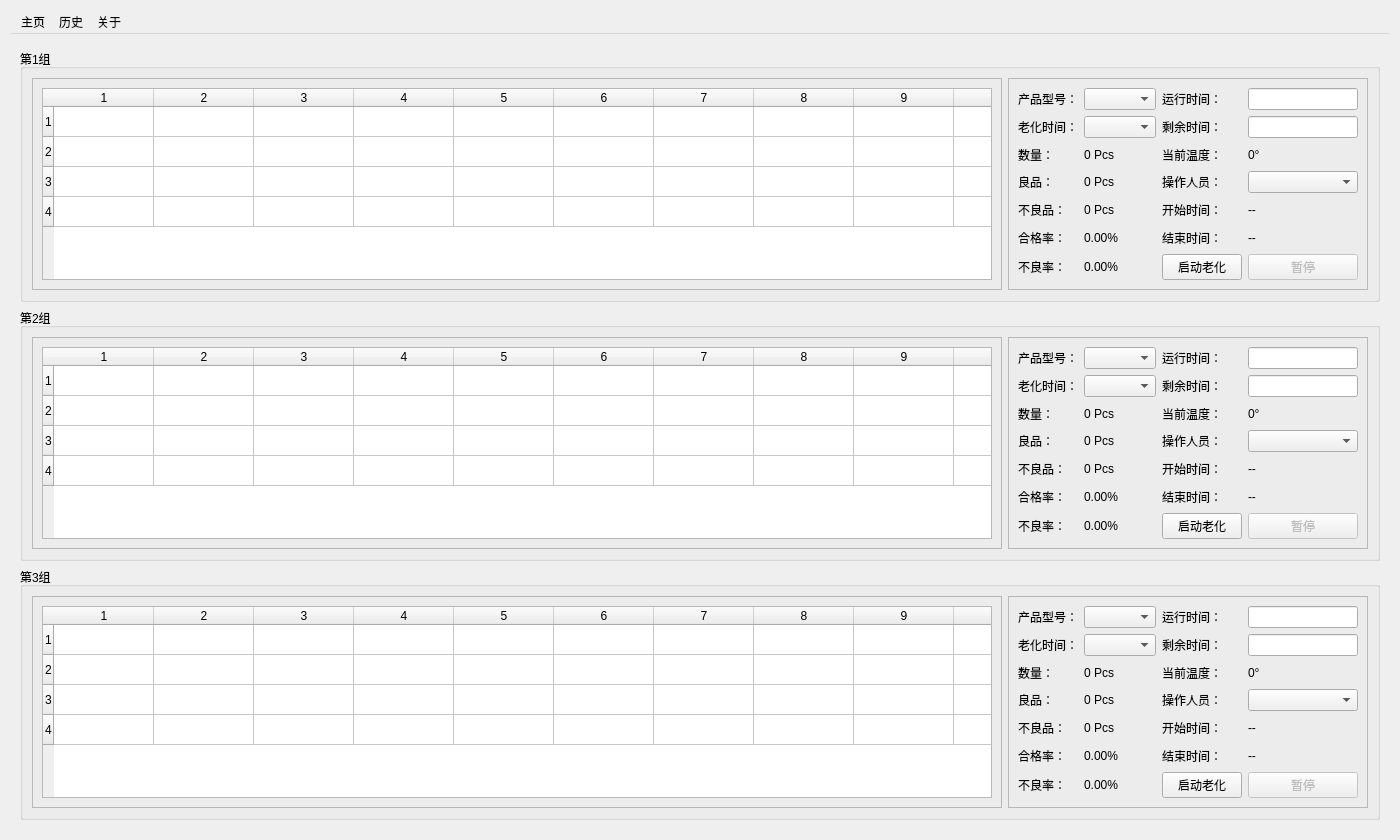
<?xml version="1.0" encoding="UTF-8"?>
<ui version="4.0">
 <class>MainWidget</class>
 <widget class="QWidget" name="MainWidget">
  <property name="minimumSize">
   <size>
	<width>1400</width>
	<height>800</height>
   </size>
  </property>
  <layout class="QVBoxLayout" name="mainLayout">
	<item>
	 <widget class="QMenuBar" name="menuBar">
	  <property name="nativeMenuBar">
		<bool>false</bool>
	  </property>
	  <addaction name="action_home"/>
	  <addaction name="action_history"/>
	  <addaction name="action_about"/>
	 </widget>
	</item>
   <item>
	<widget class="QStackedWidget" name="stackedPages">
	 <property name="currentIndex">
	  <number>0</number>
	 </property>
	 <widget class="QWidget" name="page_home">
	  <layout class="QVBoxLayout" name="homeLayout">
	   <item>
		<widget class="QGroupBox" name="groupBox_1">
		 <property name="title">
		  <string>第1组</string>
		 </property>
		 <layout class="QHBoxLayout" name="groupLayout_1">
					<item>
					 <widget class="QFrame" name="iconFrame_1">
						<property name="sizePolicy">
						 <sizepolicy hsizetype="Expanding" vsizetype="Expanding">
							<horstretch>0</horstretch>
							<verstretch>0</verstretch>
						 </sizepolicy>
						</property>
			<property name="frameShape">
			 <enum>QFrame::StyledPanel</enum>
			</property>
			<layout class="QVBoxLayout" name="iconLayout_1">
						 <item>
							<widget class="QTableWidget" name="iconTable_1">
							 <property name="sizePolicy">
								<sizepolicy hsizetype="Expanding" vsizetype="Expanding">
								 <horstretch>0</horstretch>
								 <verstretch>0</verstretch>
								</sizepolicy>
							 </property>
							 <property name="horizontalScrollBarPolicy">
								<enum>Qt::ScrollBarAlwaysOff</enum>
							 </property>
							 <property name="verticalScrollBarPolicy">
								<enum>Qt::ScrollBarAlwaysOff</enum>
							 </property>
			   <property name="rowCount">
				<number>4</number>
			   </property>
			   <property name="columnCount">
				<number>25</number>
			   </property>
			  </widget>
			 </item>
			</layout>
		   </widget>
		  </item>
					<item>
					 <widget class="QFrame" name="controlFrame_1">
						<property name="minimumSize">
						 <size>
							<width>360</width>
							<height>0</height>
						 </size>
						</property>
						<property name="maximumSize">
						 <size>
							<width>360</width>
							<height>16777215</height>
						 </size>
						</property>
						<property name="sizePolicy">
						 <sizepolicy hsizetype="Fixed" vsizetype="Expanding">
							<horstretch>0</horstretch>
							<verstretch>0</verstretch>
						 </sizepolicy>
						</property>
			<property name="frameShape">
			 <enum>QFrame::StyledPanel</enum>
			</property>
			<layout class="QGridLayout" name="controlLayout_1">
			 <property name="horizontalSpacing">
			  <number>6</number>
			 </property>
			 <property name="verticalSpacing">
			  <number>6</number>
			 </property>
			 <item row="0" column="2">
			  <widget class="QLabel" name="lbl_runtime_1">
			   <property name="text">
				<string>运行时间：</string>
			   </property>
			  </widget>
			 </item>
			 <item row="0" column="3">
			  <widget class="QLineEdit" name="edit_runtime_1">
			   <property name="readOnly">
				<bool>true</bool>
			   </property>
			  </widget>
			 </item>
			 <item row="1" column="2">
			  <widget class="QLabel" name="lbl_remaining_1">
			   <property name="text">
				<string>剩余时间：</string>
			   </property>
			  </widget>
			 </item>
			 <item row="1" column="3">
			  <widget class="QLineEdit" name="edit_remaining_1">
			   <property name="readOnly">
				<bool>true</bool>
			   </property>
			  </widget>
			 </item>
			 <item row="0" column="0">
			  <widget class="QLabel" name="lbl_product_1">
			   <property name="text">
				<string>产品型号：</string>
			   </property>
			  </widget>
			 </item>
			 <item row="0" column="1">
			  <widget class="QComboBox" name="combo_product_1"/>
			 </item>
			 <item row="1" column="0">
			  <widget class="QLabel" name="lbl_aging_time_1">
			   <property name="text">
				<string>老化时间：</string>
			   </property>
			  </widget>
			 </item>
			 <item row="1" column="1">
			  <widget class="QComboBox" name="combo_aging_time_1"/>
			 </item>
			 <item row="2" column="0">
			  <widget class="QLabel" name="lbl_qty_1">
			   <property name="text">
				<string>数量：</string>
			   </property>
			  </widget>
			 </item>
			 <item row="2" column="1">
			  <widget class="QLabel" name="edit_qty_1">
			   <property name="text">
				<string>0 Pcs</string>
			   </property>
			  </widget>
			 </item>
			 <item row="3" column="0">
			  <widget class="QLabel" name="lbl_good_1">
			   <property name="text">
				<string>良品：</string>
			   </property>
			  </widget>
			 </item>
			 <item row="3" column="1">
			  <widget class="QLabel" name="edit_good_1">
			   <property name="text">
				<string>0 Pcs</string>
			   </property>
			  </widget>
			 </item>
			 <item row="4" column="0">
			  <widget class="QLabel" name="lbl_bad_1">
			   <property name="text">
				<string>不良品：</string>
			   </property>
			  </widget>
			 </item>
			 <item row="4" column="1">
			  <widget class="QLabel" name="edit_bad_1">
			   <property name="text">
				<string>0 Pcs</string>
			   </property>
			  </widget>
			 </item>
			 <item row="5" column="0">
			  <widget class="QLabel" name="lbl_pass_rate_1">
			   <property name="text">
				<string>合格率：</string>
			   </property>
			  </widget>
			 </item>
			 <item row="5" column="1">
			  <widget class="QLabel" name="text_pass_rate_1">
			   <property name="text">
				<string>0.00%</string>
			   </property>
			  </widget>
			 </item>
			 <item row="6" column="0">
			  <widget class="QLabel" name="lbl_fail_rate_1">
			   <property name="text">
				<string>不良率：</string>
			   </property>
			  </widget>
			 </item>
			 <item row="6" column="1">
			  <widget class="QLabel" name="text_fail_rate_1">
			   <property name="text">
				<string>0.00%</string>
			   </property>
			  </widget>
			 </item>
			 <item row="2" column="2">
			  <widget class="QLabel" name="lbl_temp_1">
			   <property name="text">
				<string>当前温度：</string>
			   </property>
			  </widget>
			 </item>
			 <item row="2" column="3">
			  <widget class="QLabel" name="text_temp_1">
			   <property name="text">
				<string>0°</string>
			   </property>
			  </widget>
			 </item>
			 <item row="3" column="2">
			  <widget class="QLabel" name="lbl_worker_1">
			   <property name="text">
				<string>操作人员：</string>
			   </property>
			  </widget>
			 </item>
			 <item row="3" column="3">
			  <widget class="QComboBox" name="combo_worker_1"/>
			 </item>
			 <item row="4" column="2">
			  <widget class="QLabel" name="lbl_start_time_1">
			   <property name="text">
				<string>开始时间：</string>
			   </property>
			  </widget>
			 </item>
			 <item row="4" column="3">
			  <widget class="QLabel" name="text_start_time_1">
			   <property name="text">
				<string>--</string>
			   </property>
			  </widget>
			 </item>
			 <item row="5" column="2">
			  <widget class="QLabel" name="lbl_end_time_1">
			   <property name="text">
				<string>结束时间：</string>
			   </property>
			  </widget>
			 </item>
			 <item row="5" column="3">
			  <widget class="QLabel" name="text_end_time_1">
			   <property name="text">
				<string>--</string>
			   </property>
			  </widget>
			 </item>
			 <item row="6" column="2">
			  <widget class="QPushButton" name="btn_start_1">
			   <property name="text">
				<string>启动老化</string>
			   </property>
			  </widget>
			 </item>
			 <item row="6" column="3">
			  <widget class="QPushButton" name="btn_pause_1">
			   <property name="text">
				<string>暂停</string>
			   </property>
			   <property name="enabled">
				<bool>false</bool>
			   </property>
			  </widget>
			 </item>
			</layout>
		   </widget>
		  </item>
		 </layout>
		</widget>
	   </item>
	   <item>
		<widget class="QGroupBox" name="groupBox_2">
		 <property name="title">
		  <string>第2组</string>
		 </property>
		 <layout class="QHBoxLayout" name="groupLayout_2">
					<item>
					 <widget class="QFrame" name="iconFrame_2">
						<property name="sizePolicy">
						 <sizepolicy hsizetype="Expanding" vsizetype="Expanding">
							<horstretch>0</horstretch>
							<verstretch>0</verstretch>
						 </sizepolicy>
						</property>
			<property name="frameShape">
			 <enum>QFrame::StyledPanel</enum>
			</property>
			<layout class="QVBoxLayout" name="iconLayout_2">
						 <item>
							<widget class="QTableWidget" name="iconTable_2">
							 <property name="sizePolicy">
								<sizepolicy hsizetype="Expanding" vsizetype="Expanding">
								 <horstretch>0</horstretch>
								 <verstretch>0</verstretch>
								</sizepolicy>
							 </property>
							 <property name="horizontalScrollBarPolicy">
								<enum>Qt::ScrollBarAlwaysOff</enum>
							 </property>
							 <property name="verticalScrollBarPolicy">
								<enum>Qt::ScrollBarAlwaysOff</enum>
							 </property>
			   <property name="rowCount">
				<number>4</number>
			   </property>
			   <property name="columnCount">
				<number>25</number>
			   </property>
			  </widget>
			 </item>
			</layout>
		   </widget>
		  </item>
					<item>
					 <widget class="QFrame" name="controlFrame_2">
						<property name="minimumSize">
						 <size>
							<width>360</width>
							<height>0</height>
						 </size>
						</property>
						<property name="maximumSize">
						 <size>
							<width>360</width>
							<height>16777215</height>
						 </size>
						</property>
						<property name="sizePolicy">
						 <sizepolicy hsizetype="Fixed" vsizetype="Expanding">
							<horstretch>0</horstretch>
							<verstretch>0</verstretch>
						 </sizepolicy>
						</property>
			<property name="frameShape">
			 <enum>QFrame::StyledPanel</enum>
			</property>
			<layout class="QGridLayout" name="controlLayout_2">
			 <property name="horizontalSpacing">
			  <number>6</number>
			 </property>
			 <property name="verticalSpacing">
			  <number>6</number>
			 </property>
			 <item row="0" column="2">
			  <widget class="QLabel" name="lbl_runtime_2">
			   <property name="text">
				<string>运行时间：</string>
			   </property>
			  </widget>
			 </item>
			 <item row="0" column="3">
			  <widget class="QLineEdit" name="edit_runtime_2">
			   <property name="readOnly">
				<bool>true</bool>
			   </property>
			  </widget>
			 </item>
			 <item row="1" column="2">
			  <widget class="QLabel" name="lbl_remaining_2">
			   <property name="text">
				<string>剩余时间：</string>
			   </property>
			  </widget>
			 </item>
			 <item row="1" column="3">
			  <widget class="QLineEdit" name="edit_remaining_2">
			   <property name="readOnly">
				<bool>true</bool>
			   </property>
			  </widget>
			 </item>
			 <item row="0" column="0">
			  <widget class="QLabel" name="lbl_product_2">
			   <property name="text">
				<string>产品型号：</string>
			   </property>
			  </widget>
			 </item>
			 <item row="0" column="1">
			  <widget class="QComboBox" name="combo_product_2"/>
			 </item>
			 <item row="1" column="0">
			  <widget class="QLabel" name="lbl_aging_time_2">
			   <property name="text">
				<string>老化时间：</string>
			   </property>
			  </widget>
			 </item>
			 <item row="1" column="1">
			  <widget class="QComboBox" name="combo_aging_time_2"/>
			 </item>
			 <item row="2" column="0">
			  <widget class="QLabel" name="lbl_qty_2">
			   <property name="text">
				<string>数量：</string>
			   </property>
			  </widget>
			 </item>
			 <item row="2" column="1">
			  <widget class="QLabel" name="edit_qty_2">
			   <property name="text">
				<string>0 Pcs</string>
			   </property>
			  </widget>
			 </item>
			 <item row="3" column="0">
			  <widget class="QLabel" name="lbl_good_2">
			   <property name="text">
				<string>良品：</string>
			   </property>
			  </widget>
			 </item>
			 <item row="3" column="1">
			  <widget class="QLabel" name="edit_good_2">
			   <property name="text">
				<string>0 Pcs</string>
			   </property>
			  </widget>
			 </item>
			 <item row="4" column="0">
			  <widget class="QLabel" name="lbl_bad_2">
			   <property name="text">
				<string>不良品：</string>
			   </property>
			  </widget>
			 </item>
			 <item row="4" column="1">
			  <widget class="QLabel" name="edit_bad_2">
			   <property name="text">
				<string>0 Pcs</string>
			   </property>
			  </widget>
			 </item>
			 <item row="5" column="0">
			  <widget class="QLabel" name="lbl_pass_rate_2">
			   <property name="text">
				<string>合格率：</string>
			   </property>
			  </widget>
			 </item>
			 <item row="5" column="1">
			  <widget class="QLabel" name="text_pass_rate_2">
			   <property name="text">
				<string>0.00%</string>
			   </property>
			  </widget>
			 </item>
			 <item row="6" column="0">
			  <widget class="QLabel" name="lbl_fail_rate_2">
			   <property name="text">
				<string>不良率：</string>
			   </property>
			  </widget>
			 </item>
			 <item row="6" column="1">
			  <widget class="QLabel" name="text_fail_rate_2">
			   <property name="text">
				<string>0.00%</string>
			   </property>
			  </widget>
			 </item>
			 <item row="2" column="2">
			  <widget class="QLabel" name="lbl_temp_2">
			   <property name="text">
				<string>当前温度：</string>
			   </property>
			  </widget>
			 </item>
			 <item row="2" column="3">
			  <widget class="QLabel" name="text_temp_2">
			   <property name="text">
				<string>0°</string>
			   </property>
			  </widget>
			 </item>
			 <item row="3" column="2">
			  <widget class="QLabel" name="lbl_worker_2">
			   <property name="text">
				<string>操作人员：</string>
			   </property>
			  </widget>
			 </item>
			 <item row="3" column="3">
			  <widget class="QComboBox" name="combo_worker_2"/>
			 </item>
			 <item row="4" column="2">
			  <widget class="QLabel" name="lbl_start_time_2">
			   <property name="text">
				<string>开始时间：</string>
			   </property>
			  </widget>
			 </item>
			 <item row="4" column="3">
			  <widget class="QLabel" name="text_start_time_2">
			   <property name="text">
				<string>--</string>
			   </property>
			  </widget>
			 </item>
			 <item row="5" column="2">
			  <widget class="QLabel" name="lbl_end_time_2">
			   <property name="text">
				<string>结束时间：</string>
			   </property>
			  </widget>
			 </item>
			 <item row="5" column="3">
			  <widget class="QLabel" name="text_end_time_2">
			   <property name="text">
				<string>--</string>
			   </property>
			  </widget>
			 </item>
			 <item row="6" column="2">
			  <widget class="QPushButton" name="btn_start_2">
			   <property name="text">
				<string>启动老化</string>
			   </property>
			  </widget>
			 </item>
			 <item row="6" column="3">
			  <widget class="QPushButton" name="btn_pause_2">
			   <property name="text">
				<string>暂停</string>
			   </property>
			   <property name="enabled">
				<bool>false</bool>
			   </property>
			  </widget>
			 </item>
			</layout>
		   </widget>
		  </item>
		 </layout>
		</widget>
	   </item>
	   <item>
		<widget class="QGroupBox" name="groupBox_3">
		 <property name="title">
		  <string>第3组</string>
		 </property>
		 <layout class="QHBoxLayout" name="groupLayout_3">
					<item>
					 <widget class="QFrame" name="iconFrame_3">
						<property name="sizePolicy">
						 <sizepolicy hsizetype="Expanding" vsizetype="Expanding">
							<horstretch>0</horstretch>
							<verstretch>0</verstretch>
						 </sizepolicy>
						</property>
			<property name="frameShape">
			 <enum>QFrame::StyledPanel</enum>
			</property>
			<layout class="QVBoxLayout" name="iconLayout_3">
						 <item>
							<widget class="QTableWidget" name="iconTable_3">
							 <property name="sizePolicy">
								<sizepolicy hsizetype="Expanding" vsizetype="Expanding">
								 <horstretch>0</horstretch>
								 <verstretch>0</verstretch>
								</sizepolicy>
							 </property>
							 <property name="horizontalScrollBarPolicy">
								<enum>Qt::ScrollBarAlwaysOff</enum>
							 </property>
							 <property name="verticalScrollBarPolicy">
								<enum>Qt::ScrollBarAlwaysOff</enum>
							 </property>
			   <property name="rowCount">
				<number>4</number>
			   </property>
			   <property name="columnCount">
				<number>25</number>
			   </property>
			  </widget>
			 </item>
			</layout>
		   </widget>
		  </item>
					<item>
					 <widget class="QFrame" name="controlFrame_3">
						<property name="minimumSize">
						 <size>
							<width>360</width>
							<height>0</height>
						 </size>
						</property>
						<property name="maximumSize">
						 <size>
							<width>360</width>
							<height>16777215</height>
						 </size>
						</property>
						<property name="sizePolicy">
						 <sizepolicy hsizetype="Fixed" vsizetype="Expanding">
							<horstretch>0</horstretch>
							<verstretch>0</verstretch>
						 </sizepolicy>
						</property>
			<property name="frameShape">
			 <enum>QFrame::StyledPanel</enum>
			</property>
			<layout class="QGridLayout" name="controlLayout_3">
			 <property name="horizontalSpacing">
			  <number>6</number>
			 </property>
			 <property name="verticalSpacing">
			  <number>6</number>
			 </property>
			 <item row="0" column="2">
			  <widget class="QLabel" name="lbl_runtime_3">
			   <property name="text">
				<string>运行时间：</string>
			   </property>
			  </widget>
			 </item>
			 <item row="0" column="3">
			  <widget class="QLineEdit" name="edit_runtime_3">
			   <property name="readOnly">
				<bool>true</bool>
			   </property>
			  </widget>
			 </item>
			 <item row="1" column="2">
			  <widget class="QLabel" name="lbl_remaining_3">
			   <property name="text">
				<string>剩余时间：</string>
			   </property>
			  </widget>
			 </item>
			 <item row="1" column="3">
			  <widget class="QLineEdit" name="edit_remaining_3">
			   <property name="readOnly">
				<bool>true</bool>
			   </property>
			  </widget>
			 </item>
			 <item row="0" column="0">
			  <widget class="QLabel" name="lbl_product_3">
			   <property name="text">
				<string>产品型号：</string>
			   </property>
			  </widget>
			 </item>
			 <item row="0" column="1">
			  <widget class="QComboBox" name="combo_product_3"/>
			 </item>
			 <item row="1" column="0">
			  <widget class="QLabel" name="lbl_aging_time_3">
			   <property name="text">
				<string>老化时间：</string>
			   </property>
			  </widget>
			 </item>
			 <item row="1" column="1">
			  <widget class="QComboBox" name="combo_aging_time_3"/>
			 </item>
			 <item row="2" column="0">
			  <widget class="QLabel" name="lbl_qty_3">
			   <property name="text">
				<string>数量：</string>
			   </property>
			  </widget>
			 </item>
			 <item row="2" column="1">
			  <widget class="QLabel" name="edit_qty_3">
			   <property name="text">
				<string>0 Pcs</string>
			   </property>
			  </widget>
			 </item>
			 <item row="3" column="0">
			  <widget class="QLabel" name="lbl_good_3">
			   <property name="text">
				<string>良品：</string>
			   </property>
			  </widget>
			 </item>
			 <item row="3" column="1">
			  <widget class="QLabel" name="edit_good_3">
			   <property name="text">
				<string>0 Pcs</string>
			   </property>
			  </widget>
			 </item>
			 <item row="4" column="0">
			  <widget class="QLabel" name="lbl_bad_3">
			   <property name="text">
				<string>不良品：</string>
			   </property>
			  </widget>
			 </item>
			 <item row="4" column="1">
			  <widget class="QLabel" name="edit_bad_3">
			   <property name="text">
				<string>0 Pcs</string>
			   </property>
			  </widget>
			 </item>
			 <item row="5" column="0">
			  <widget class="QLabel" name="lbl_pass_rate_3">
			   <property name="text">
				<string>合格率：</string>
			   </property>
			  </widget>
			 </item>
			 <item row="5" column="1">
			  <widget class="QLabel" name="text_pass_rate_3">
			   <property name="text">
				<string>0.00%</string>
			   </property>
			  </widget>
			 </item>
			 <item row="6" column="0">
			  <widget class="QLabel" name="lbl_fail_rate_3">
			   <property name="text">
				<string>不良率：</string>
			   </property>
			  </widget>
			 </item>
			 <item row="6" column="1">
			  <widget class="QLabel" name="text_fail_rate_3">
			   <property name="text">
				<string>0.00%</string>
			   </property>
			  </widget>
			 </item>
			 <item row="2" column="2">
			  <widget class="QLabel" name="lbl_temp_3">
			   <property name="text">
				<string>当前温度：</string>
			   </property>
			  </widget>
			 </item>
			 <item row="2" column="3">
			  <widget class="QLabel" name="text_temp_3">
			   <property name="text">
				<string>0°</string>
			   </property>
			  </widget>
			 </item>
			 <item row="3" column="2">
			  <widget class="QLabel" name="lbl_worker_3">
			   <property name="text">
				<string>操作人员：</string>
			   </property>
			  </widget>
			 </item>
			 <item row="3" column="3">
			  <widget class="QComboBox" name="combo_worker_3"/>
			 </item>
			 <item row="4" column="2">
			  <widget class="QLabel" name="lbl_start_time_3">
			   <property name="text">
				<string>开始时间：</string>
			   </property>
			  </widget>
			 </item>
			 <item row="4" column="3">
			  <widget class="QLabel" name="text_start_time_3">
			   <property name="text">
				<string>--</string>
			   </property>
			  </widget>
			 </item>
			 <item row="5" column="2">
			  <widget class="QLabel" name="lbl_end_time_3">
			   <property name="text">
				<string>结束时间：</string>
			   </property>
			  </widget>
			 </item>
			 <item row="5" column="3">
			  <widget class="QLabel" name="text_end_time_3">
			   <property name="text">
				<string>--</string>
			   </property>
			  </widget>
			 </item>
			 <item row="6" column="2">
			  <widget class="QPushButton" name="btn_start_3">
			   <property name="text">
				<string>启动老化</string>
			   </property>
			  </widget>
			 </item>
			 <item row="6" column="3">
			  <widget class="QPushButton" name="btn_pause_3">
			   <property name="text">
				<string>暂停</string>
			   </property>
			   <property name="enabled">
				<bool>false</bool>
			   </property>
			  </widget>
			 </item>
			</layout>
		   </widget>
		  </item>
		 </layout>
		</widget>
	   </item>
	  </layout>
	 </widget>
	 <widget class="QWidget" name="page_history">
	  <layout class="QVBoxLayout" name="historyLayout">
	   <item>
		<layout class="QHBoxLayout" name="historyControlLayout">
		 <item>
		  <widget class="QPushButton" name="btn_history_refresh">
		   <property name="text">
			<string>刷新</string>
		   </property>
		  </widget>
		 </item>
		 <item>
		  <widget class="QPushButton" name="btn_history_export">
		   <property name="text">
			<string>导出汇总表</string>
		   </property>
		  </widget>
		 </item>
		 <item>
		  <spacer name="historySpacer">
		   <property name="orientation">
			<enum>Qt::Horizontal</enum>
		   </property>
		   <property name="sizeHint" stdset="0">
			<size>
			 <width>40</width>
			 <height>20</height>
			</size>
		   </property>
		  </spacer>
		 </item>
		</layout>
	   </item>
	   <item>
		<layout class="QHBoxLayout" name="historyFilterLayout">
		 <item>
		  <widget class="QLabel" name="lbl_history_year">
		   <property name="text">
			<string>年：</string>
		   </property>
		  </widget>
		 </item>
		 <item>
		  <widget class="QComboBox" name="combo_history_year"/>
		 </item>
		 <item>
		  <widget class="QLabel" name="lbl_history_month">
		   <property name="text">
			<string>月：</string>
		   </property>
		  </widget>
		 </item>
		 <item>
		  <widget class="QComboBox" name="combo_history_month"/>
		 </item>
		 <item>
		  <widget class="QLabel" name="lbl_history_day">
		   <property name="text">
			<string>日：</string>
		   </property>
		  </widget>
		 </item>
		 <item>
		  <widget class="QComboBox" name="combo_history_day"/>
		 </item>
		 <item>
		  <widget class="QPushButton" name="btn_history_query">
		   <property name="text">
			<string>查询</string>
		   </property>
		  </widget>
		 </item>
		 <item>
		  <spacer name="historyFilterSpacer">
		   <property name="orientation">
			<enum>Qt::Horizontal</enum>
		   </property>
		   <property name="sizeHint" stdset="0">
			<size>
			 <width>40</width>
			 <height>20</height>
			</size>
		   </property>
		  </spacer>
		 </item>
		</layout>
	   </item>
	   <item>
		<widget class="QTableWidget" name="historyTable"/>
	   </item>
	  </layout>
	 </widget>
	 <widget class="QWidget" name="page_about">
	  <layout class="QVBoxLayout" name="aboutLayout">
	   <item>
		<widget class="QLabel" name="aboutTitle">
		 <property name="text">
		  <string>钧捷智能 - 智能老化监控系统</string>
		 </property>
		 <property name="alignment">
		  <set>Qt::AlignCenter</set>
		 </property>
		</widget>
	   </item>
	   <item>
		<widget class="QLabel" name="aboutVersion">
		 <property name="text">
		  <string>Version: 3.0.1 (Build 2026)</string>
		 </property>
		 <property name="alignment">
		  <set>Qt::AlignCenter</set>
		 </property>
		</widget>
	   </item>
	   <item>
		<widget class="QLabel" name="aboutCopyright">
		 <property name="text">
		  <string>Copyright © 2025 Jun Jie Tech. All rights reserved.</string>
		 </property>
		 <property name="alignment">
		  <set>Qt::AlignCenter</set>
		 </property>
		</widget>
	   </item>
	   <item>
		<widget class="QLabel" name="aboutWebsite">
		 <property name="text">
		  <string>Website: https://www.junjiesz.com</string>
		 </property>
		 <property name="alignment">
		  <set>Qt::AlignCenter</set>
		 </property>
		</widget>
	   </item>
	   <item>
		<widget class="QLabel" name="aboutEmail">
		 <property name="text">
		  <string>Email: chenjintao@junjietech.com</string>
		 </property>
		 <property name="alignment">
		  <set>Qt::AlignCenter</set>
		 </property>
		</widget>
	   </item>
	   <item>
		<spacer name="aboutSpacer">
		 <property name="orientation">
		  <enum>Qt::Vertical</enum>
		 </property>
		 <property name="sizeHint" stdset="0">
		  <size>
		   <width>20</width>
		   <height>40</height>
		  </size>
		 </property>
		</spacer>
	   </item>
	  </layout>
	 </widget>
	</widget>
   </item>
  </layout>
  <action name="action_home">
	<property name="text">
	<string>主页</string>
	</property>
  </action>
  <action name="action_history">
	<property name="text">
	<string>历史</string>
	</property>
  </action>
  <action name="action_about">
	<property name="text">
	<string>关于</string>
	</property>
  </action>
 </widget>
 <resources/>
 <connections/>
</ui>
